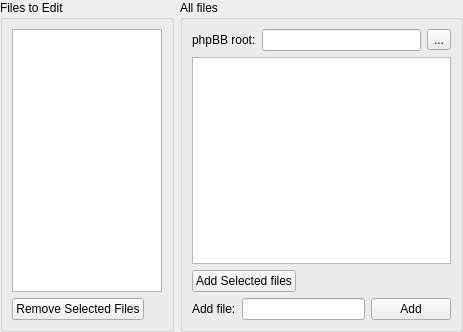
<?xml version="1.0" encoding="UTF-8"?>
<ui version="4.0">
 <class>EditedFilesPage</class>
 <widget class="QWidget" name="EditedFilesPage">
  <property name="geometry">
   <rect>
    <x>0</x>
    <y>0</y>
    <width>463</width>
    <height>332</height>
   </rect>
  </property>
  <property name="windowTitle">
   <string>Form</string>
  </property>
  <layout class="QHBoxLayout" name="horizontalLayout_2">
   <property name="margin">
    <number>0</number>
   </property>
   <item>
    <widget class="QGroupBox" name="groupBox">
     <property name="sizePolicy">
      <sizepolicy hsizetype="Fixed" vsizetype="Preferred">
       <horstretch>0</horstretch>
       <verstretch>0</verstretch>
      </sizepolicy>
     </property>
     <property name="maximumSize">
      <size>
       <width>200</width>
       <height>16777215</height>
      </size>
     </property>
     <property name="title">
      <string>Files to Edit</string>
     </property>
     <layout class="QVBoxLayout" name="verticalLayout">
      <item>
       <widget class="QListView" name="editedFilesView">
        <property name="maximumSize">
         <size>
          <width>150</width>
          <height>16777215</height>
         </size>
        </property>
        <property name="selectionMode">
         <enum>QAbstractItemView::ExtendedSelection</enum>
        </property>
       </widget>
      </item>
      <item>
       <widget class="QPushButton" name="removeFiles">
        <property name="sizePolicy">
         <sizepolicy hsizetype="Fixed" vsizetype="Fixed">
          <horstretch>0</horstretch>
          <verstretch>0</verstretch>
         </sizepolicy>
        </property>
        <property name="text">
         <string>Remove Selected Files</string>
        </property>
       </widget>
      </item>
     </layout>
    </widget>
   </item>
   <item>
    <widget class="QGroupBox" name="groupBox_2">
     <property name="title">
      <string>All files</string>
     </property>
     <layout class="QVBoxLayout" name="verticalLayout_2">
      <item>
       <layout class="QHBoxLayout" name="horizontalLayout">
        <item>
         <widget class="QLabel" name="label">
          <property name="text">
           <string>phpBB root:</string>
          </property>
          <property name="buddy">
           <cstring>phpbbRootPath</cstring>
          </property>
         </widget>
        </item>
        <item>
         <widget class="QLineEdit" name="phpbbRootPath"/>
        </item>
        <item>
         <widget class="QToolButton" name="browseButton">
          <property name="text">
           <string>...</string>
          </property>
         </widget>
        </item>
       </layout>
      </item>
      <item>
       <widget class="QTreeView" name="allFilesView">
        <property name="selectionMode">
         <enum>QAbstractItemView::ExtendedSelection</enum>
        </property>
        <property name="headerHidden">
         <bool>true</bool>
        </property>
       </widget>
      </item>
      <item>
       <widget class="QPushButton" name="addFiles">
        <property name="sizePolicy">
         <sizepolicy hsizetype="Fixed" vsizetype="Fixed">
          <horstretch>0</horstretch>
          <verstretch>0</verstretch>
         </sizepolicy>
        </property>
        <property name="text">
         <string>Add Selected files</string>
        </property>
       </widget>
      </item>
      <item>
       <layout class="QHBoxLayout" name="horizontalLayout_3">
        <item>
         <widget class="QLabel" name="label_2">
          <property name="text">
           <string>Add file:</string>
          </property>
          <property name="buddy">
           <cstring>file</cstring>
          </property>
         </widget>
        </item>
        <item>
         <widget class="QLineEdit" name="file"/>
        </item>
        <item>
         <widget class="QPushButton" name="addFile">
          <property name="sizePolicy">
           <sizepolicy hsizetype="Fixed" vsizetype="Fixed">
            <horstretch>0</horstretch>
            <verstretch>0</verstretch>
           </sizepolicy>
          </property>
          <property name="text">
           <string>Add</string>
          </property>
         </widget>
        </item>
       </layout>
      </item>
     </layout>
     <zorder>allFilesView</zorder>
     <zorder></zorder>
     <zorder>addFiles</zorder>
    </widget>
   </item>
  </layout>
 </widget>
 <tabstops>
  <tabstop>editedFilesView</tabstop>
  <tabstop>removeFiles</tabstop>
  <tabstop>phpbbRootPath</tabstop>
  <tabstop>browseButton</tabstop>
  <tabstop>allFilesView</tabstop>
  <tabstop>addFiles</tabstop>
  <tabstop>file</tabstop>
  <tabstop>addFile</tabstop>
 </tabstops>
 <resources/>
 <connections/>
</ui>
